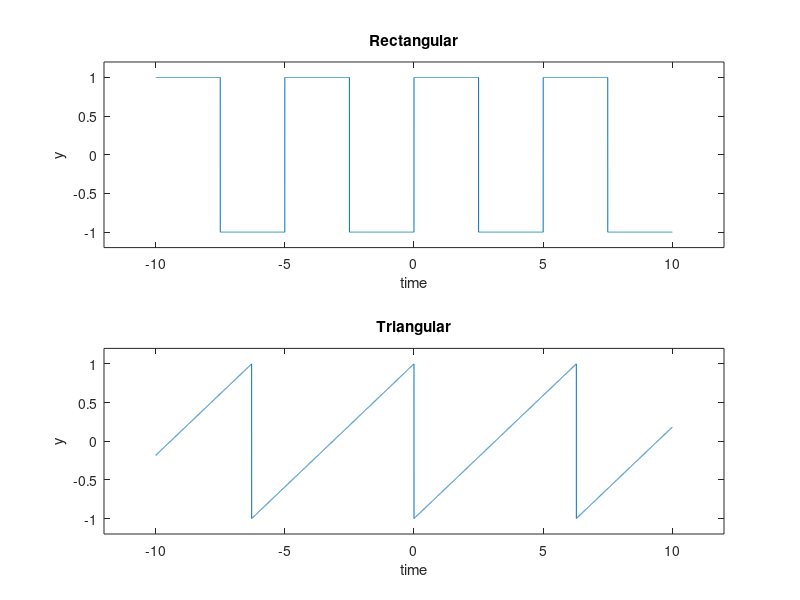

MATLAB code for this plot:
% Rectangular
t = -10:0.001:10;
fs = 1/5;
Vth = 1
y = Vth * sin(2*pi*fs*t);
y(y>=0) = Vth;
y(y<0) = -Vth;
subplot(2,1,1);
plot(t,y);
xlabel('time');
ylabel('y');
title('Rectangular');
axis([-12 12 -1.2 1.2])

% Triangular
y = sawtooth(t);
subplot(2,1,2);
plot(t,y);
xlabel('time');
ylabel('y');
title('Triangular');
axis([-12 12 -1.2 1.2])
